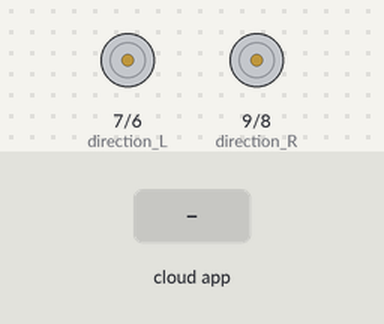
Bench run of a sketch on a simulated Arduino Uno, built with avr-gcc and run on an emulated ATmega328P. Parts: direction and speed pins drawn as motors (green arrow = direction pin HIGH = forward, orange = LOW = backward, longer = more drive). The test bench sets the inputs (shaded band). The ROS host is connected and sends only what is stated; what the sketch prints to the serial monitor is not drawn.

Above: at 1.2 s.
1.3 s: the phone or cloud app sets angular.z to -100
At 2.8 s:
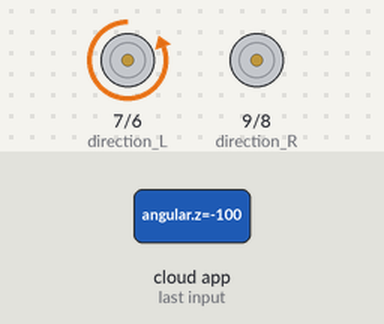
3.1 s: the phone or cloud app sets linear.x to -100
At 4.0 s:
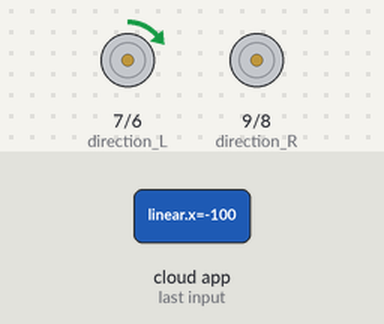
4.7 s: the phone or cloud app sets linear.x to 0
At 4.85 s:
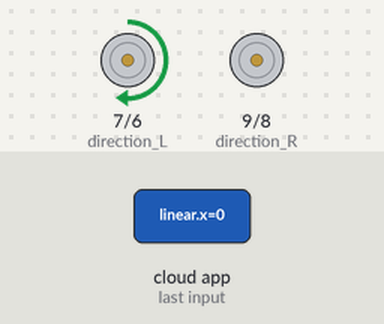
7.7 s: the phone or cloud app sets angular.z to 0
9.2 s: the phone or cloud app sets linear.x to 100
At 9.8 s:
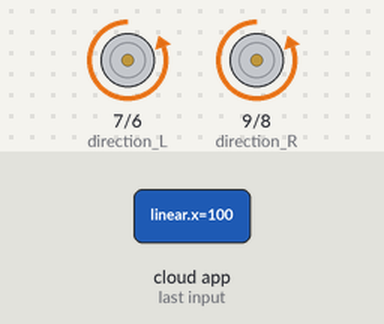
Timing chart, 0 to 11.7 s (numbered marks = the images above; inputs shaded):
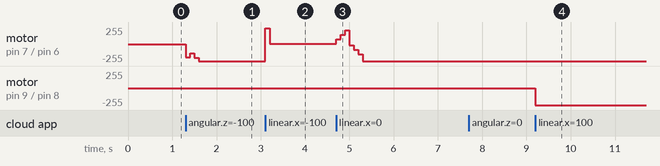

Measured:
- after the input at 1.3 s, motor on pin 7 (direction_L) / pin 6 (pwm_L): stopped → backward 200/255 at once, → backward 136/255 0.10 s later, → backward 204/255 0.10 s later, → backward 255/255 0.10 s later
- after the input at 3.1 s, motor on pin 7 (direction_L) / pin 6 (pwm_L): backward 255/255 → forward 238/255 at once, → forward 1/255 0.10 s later
- after the input at 4.7 s, motor on pin 7 (direction_L) / pin 6 (pwm_L): rises from forward 1/255 to forward 208/255 in 0.20 s, then falls to backward 255/255 in 0.40 s
- after the input at 9.2 s, motor on pin 9 (direction_R) / pin 8 (pwm_R): stopped → backward 255/255 at once

The sketch:

motor_controller.ino
```cpp
// Author: Sung Jik Cha
// Credits:
//   http://forum.arduino.cc/index.php?topic=8652.0
//   Dallaby   http://letsmakerobots.com/node/19558#comment-49685
//   Bill Porter  http://www.billporter.info/?p=286
//   bobbyorr (nice connection diagram) http://forum.pololu.com/viewtopic.php?f=15&t=1923

//ROS headers
#if (ARDUINO >= 100)
 #include <Arduino.h>
#else
 #include <WProgram.h>
#endif
#include <ros.h>
//#include <geometry_msgs/Vector3Stamped.h>
#include <geometry_msgs/Point32.h>
#include <geometry_msgs/Twist.h>
#include <ros/time.h>
#include "robot_specs.h"

//Motor Shield headers
#include <Wire.h>
//#include <Adafruit_MotorShield.h>
//#include "utility/Adafruit_PWMServoDriver.h"

/*
 #define encodPinA1      3     // encoder A pin
#define encodPinB1      8     // encoder B pin
#define encodPinA2      2
#define encodPinB2      7

*/
#define encoderL_A  18                  //#define encoderL_B  19
#define encoderR_A  20                  //#define encoderR_B  21
#define pwm_L       6
#define direction_L 7
#define pwm_R       8
#define direction_R 9

volatile long encoderL_APos=0;
volatile long encoderR_APos=0;

long LoldPosition = 0;
long RoldPosition = 0;

long LnewPosition;
long RnewPosition;


#define LOOPTIME        100   // PID loop time(ms)
#define SMOOTH      10
#define sign(x) (x > 0) - (x < 0)

// Create the motor shield object with the default I2C address
//Adafruit_MotorShield AFMS = Adafruit_MotorShield();
// Select which 'port' M1, M2, M3 or M4.
//Adafruit_DCMotor *motor1 = AFMS.getMotor(1);
//Adafruit_DCMotor *motor2 = AFMS.getMotor(2);

unsigned long lastMilli = 0;       // loop timing
unsigned long lastMilliPub = 0;
double rpm_req1 = 0;
double rpm_req2 = 0;
double rpm_act1 = 0;
double rpm_act2 = 0;
double rpm_req1_smoothed = 0;
double rpm_req2_smoothed = 0;
int direction1 = FORWARD;
int direction2 = FORWARD;
int prev_direction1 = RELEASE;
int prev_direction2 = RELEASE;
int PWM_val1 = 0;
int PWM_val2 = 0;
volatile long count1 = 0;          // rev counter
volatile long count2 = 0;
long countAnt1 = 0;
long countAnt2 = 0;
float Kp =   0.5;
float Kd =   0;
float Ki =   0;
ros::NodeHandle nh;

geometry_msgs::Point32 Point_msg;

ros::Publisher enc_pub("/encoder", &Point_msg);

void handle_cmd( const geometry_msgs::Twist& msg) {
  double x = msg.linear.x;
  double z = msg.angular.z;
  if (z == 0) {     // go straight
    // convert m/s to rpm
    rpm_req1 = x*60/(pi*wheel_diameter);
    rpm_req2 = rpm_req1;
  }
  else if (x == 0) {
    // convert rad/s to rpm
    rpm_req2 = z*track_width*60/(wheel_diameter*pi*2);
    rpm_req1 = -rpm_req2;
  }
  else {
    rpm_req1 = x*60/(pi*wheel_diameter)-z*track_width*60/(wheel_diameter*pi*2);
      rpm_req2 = x*60/(pi*wheel_diameter)+z*track_width*60/(wheel_diameter*pi*2);
  }
}


ros::Subscriber<geometry_msgs::Twist> sub("cmd_vel", &handle_cmd);
//geometry_msgs::Vector3Stamped rpm_msg;
//ros::Publisher rpm_pub("rpm", &rpm_msg);
ros::Time current_time;
ros::Time last_time;

void setup() {
 Serial.begin (57600);
 //AFMS.begin();  // create with the default frequency 1.6KHz
 count1 = 0;
 count2 = 0;
 countAnt1 = 0;
 countAnt2 = 0;
 rpm_req1 = 0;
 rpm_req2 = 0;
 rpm_act1 = 0;
 rpm_act2 = 0;
 PWM_val1 = 0;
 PWM_val2 = 0;
 nh.initNode();
 nh.getHardware()->setBaud(57600);
 //nh.subscribe(sub);
 //nh.advertise(rpm_pub);
 nh.advertise(enc_pub);
 nh.subscribe(sub);

 pinMode(encoderL_APos, INPUT);
 digitalWrite(encoderL_APos, HIGH);       // turn on pullup resistor

 pinMode(encoderR_APos, INPUT);
 digitalWrite(encoderR_APos, HIGH);       // turn on pullup resistor

 attachInterrupt(digitalPinToInterrupt(18), doEncoderL_A, RISING);  // encoDER ON PIN 2
 attachInterrupt(digitalPinToInterrupt(20), doEncoderR_A, RISING);  // encoDER ON PIN 20
 /*
 pinMode(encodPinA1, INPUT);
 pinMode(encodPinB1, INPUT);
 digitalWrite(encodPinA1, HIGH);                // turn on pullup resistor
 digitalWrite(encodPinB1, HIGH);
 attachInterrupt(1, encoder1, RISING);

 pinMode(encodPinA2, INPUT);
 pinMode(encodPinB2, INPUT);
 digitalWrite(encodPinA2, HIGH);                // turn on pullup resistor
 digitalWrite(encodPinB2, HIGH);
 attachInterrupt(0, encoder2, RISING);
 */
 Serial.println("start");
 pinMode(pwm_R ,OUTPUT);
 pinMode(direction_R ,OUTPUT);
 pinMode(pwm_R,OUTPUT);
 pinMode(direction_L ,OUTPUT);
 digitalWrite(direction_R, FORWARD);
 analogWrite(pwm_R, 200);
 analogWrite(pwm_R, 0);
 digitalWrite(direction_L, FORWARD);
 analogWrite(pwm_L, 200);
 analogWrite(pwm_L, 0);
 /*
 motor1->setSpeed(0);
 motor2->setSpeed(0);
 motor1->run(FORWARD);
 motor1->run(RELEASE);
 motor2->run(FORWARD);
 motor2->run(RELEASE);
 */

}

void loop() {
  nh.spinOnce();
  unsigned long time = millis();
  if(time-lastMilli>= LOOPTIME)   {      // enter tmed loop
    getMotorData(time-lastMilli);
    PWM_val1 = updatePid(1, PWM_val1, rpm_req1, rpm_act1);
    PWM_val2 = updatePid(2, PWM_val2, rpm_req2, rpm_act2);

    if(PWM_val1 > 0) direction1 = FORWARD;
    else if(PWM_val1 < 0) direction1 = BACKWARD;
    if (rpm_req1 == 0) direction1 = RELEASE;
    if(PWM_val2 > 0) direction2 = FORWARD;
    else if(PWM_val2 < 0) direction2 = BACKWARD;
    if (rpm_req2 == 0) direction2 = RELEASE;

    digitalWrite(direction_L, direction1);
    analogWrite(pwm_L, PWM_val1);

    digitalWrite(direction_R, direction2);
    analogWrite(pwm_R, PWM_val2);

    /*
    motor1->run(direction1);
    motor2->run(direction2);

    motor1->setSpeed(abs(PWM_val1));
    motor2->setSpeed(abs(PWM_val2));
    */

    puplish_encoder();

    //publishRPM(time-lastMilli);
    lastMilli = time;
  }
  if(time-lastMilliPub >= LOOPTIME) {
  //  publishRPM(time-lastMilliPub);
    lastMilliPub = time;
  }
}

void getMotorData(unsigned long time)  {
 rpm_act1 = double((count1-countAnt1)*60*1000)/double(time*encoder_pulse);           //*gear_ratio
 rpm_act2 = double((count2-countAnt2)*60*1000)/double(time*encoder_pulse);          //*gear_ratio
 countAnt1 = count1;
 countAnt2 = count2;
}

int updatePid(int id, int command, double targetValue, double currentValue) {
  double pidTerm = 0;                            // PID correction
  double error = 0;
  double new_pwm = 0;
  double new_cmd = 0;
  static double last_error1 = 0;
  static double last_error2 = 0;
  static double int_error1 = 0;
  static double int_error2 = 0;

  error = targetValue-currentValue;
  if (id == 1) {
    int_error1 += error;
    pidTerm = Kp*error + Kd*(error-last_error1) + Ki*int_error1;
    last_error1 = error;
  }
  else {
    int_error2 += error;
    pidTerm = Kp*error + Kd*(error-last_error2) + Ki*int_error2;
    last_error2 = error;
  }
  new_pwm = constrain(double(command)*MAX_RPM/4095.0 + pidTerm, -MAX_RPM, MAX_RPM);
  new_cmd = 4095.0*new_pwm/MAX_RPM;
  return int(new_cmd);
}

void puplish_encoder(){
  RnewPosition = encoderR_APos;
     if (RnewPosition != RoldPosition)
     {
          RoldPosition = RnewPosition;
         Serial.print ("Right Encder = ");
         Serial.println(RnewPosition);
      }
  LnewPosition = encoderL_APos;
  if (LnewPosition != LoldPosition)
  {
      LoldPosition = LnewPosition; //update positions
      Serial.print ("left Encoder = ");
      Serial.println(LnewPosition);
  }
  Point_msg.x=RnewPosition;
  Point_msg.y=LnewPosition;
  enc_pub.publish(&Point_msg);
  nh.spinOnce();
  // delay(10);
}

/*
  void publishRPM(unsigned long time) {
  rpm_msg.header.stamp = nh.now();
  rpm_msg.vector.x = rpm_act1;
  rpm_msg.vector.y = rpm_act2;
  rpm_msg.vector.z = double(time)/1000;
  rpm_pub.publish(&rpm_msg);
  nh.spinOnce();
}
*/

void doEncoderL_A() {
  if(digitalRead(direction_L) == 0)
    {
      count1++;                        //encoderL_APos++;
    }
    else
    {
      count1--;                         //encoderL_APos--;
    }
  /*
  if (digitalRead(encodPinA1) == digitalRead(encodPinB1)) count1++;
  else count1--;
  */
}
void doEncoderR_A() {
  if(digitalRead(direction_R) == 0)
    {
      count2--;                        //encoderR_APos++;
    }
    else
    {
      count2++;                        //encoderR_APos--;
    }
  /*
  if (digitalRead(encodPinA2) == digitalRead(encodPinB2)) count2--;
  else count2++;
   */

}
```

robot_specs.h
```cpp
#ifndef ROBOT_SPECS_H
#define ROBOT_SPECS_H

#define encoder_pulse   50      //13
#define gear_ratio      20.5       //120
#define wheel_diameter  0.1     //0.069   //m
#define wheel_width     1       //0.027   //m
#define track_width     0.40   //0.276   //m
#define MAX_RPM         58
#define pi              3.1415926
#define two_pi          6.2831853
#define FORWARD         0
#define BACKWARD        1
#define RELEASE         0
#endif
```
